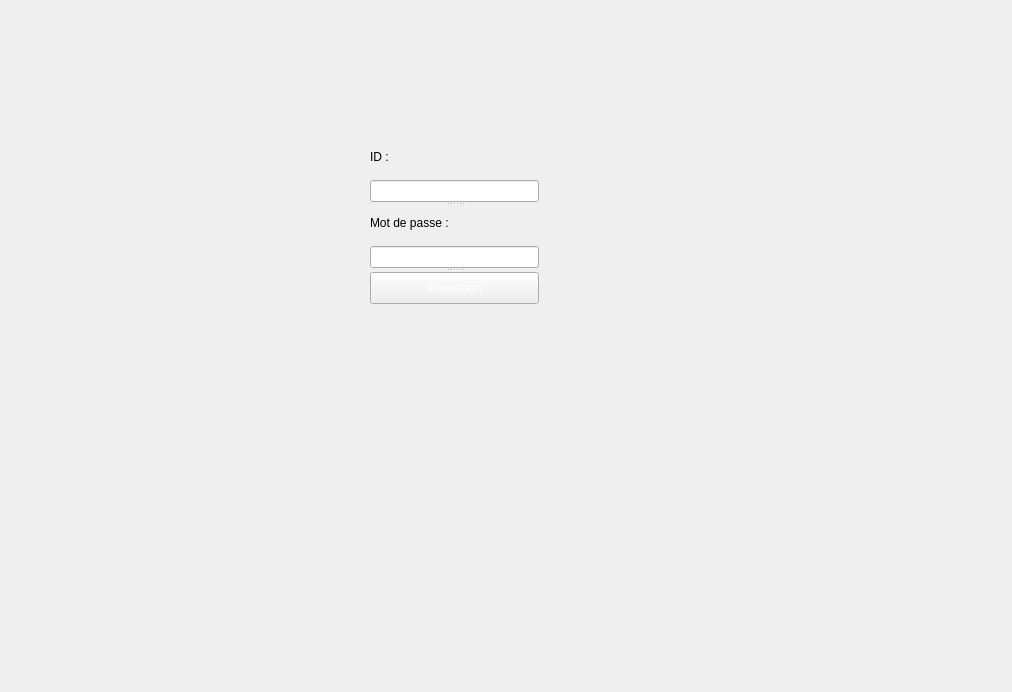
<?xml version="1.0" encoding="UTF-8"?>
<ui version="4.0">
 <class>MainWindow</class>
 <widget class="QMainWindow" name="MainWindow">
  <property name="geometry">
   <rect>
    <x>0</x>
    <y>0</y>
    <width>1012</width>
    <height>692</height>
   </rect>
  </property>
  <property name="windowTitle">
   <string>dombe airline</string>
  </property>
  <property name="styleSheet">
   <string notr="true">background-image: url(:/images/article-1280x720.a9040910.jpg);</string>
  </property>
  <widget class="QWidget" name="centralwidget">
   <widget class="QSplitter" name="splitter">
    <property name="geometry">
     <rect>
      <x>370</x>
      <y>140</y>
      <width>169</width>
      <height>164</height>
     </rect>
    </property>
    <property name="orientation">
     <enum>Qt::Vertical</enum>
    </property>
    <widget class="QWidget" name="layoutWidget">
     <layout class="QVBoxLayout" name="verticalLayout">
      <item>
       <widget class="QLabel" name="label">
        <property name="styleSheet">
         <string notr="true">background:none;</string>
        </property>
        <property name="text">
         <string>ID : </string>
        </property>
       </widget>
      </item>
      <item>
       <widget class="QLineEdit" name="admin_id">
        <property name="styleSheet">
         <string notr="true">font: 10pt &quot;Sitka Small&quot;;
background:none;</string>
        </property>
        <property name="text">
         <string/>
        </property>
       </widget>
      </item>
     </layout>
    </widget>
    <widget class="QWidget" name="layoutWidget">
     <layout class="QVBoxLayout" name="verticalLayout_2">
      <item>
       <widget class="QLabel" name="label_2">
        <property name="styleSheet">
         <string notr="true">font: 13pt &quot;Sitka Small&quot;;
background:none;</string>
        </property>
        <property name="text">
         <string>Mot de passe : </string>
        </property>
       </widget>
      </item>
      <item>
       <widget class="QLineEdit" name="admin_mdp">
        <property name="styleSheet">
         <string notr="true">font: 10pt &quot;Sitka Small&quot;;
background:none;</string>
        </property>
        <property name="text">
         <string/>
        </property>
        <property name="echoMode">
         <enum>QLineEdit::Password</enum>
        </property>
       </widget>
      </item>
     </layout>
    </widget>
    <widget class="QPushButton" name="pushButton">
     <property name="styleSheet">
      <string notr="true">font: 15pt &quot;Sitka Small&quot;;
background : &quot;black&quot;;
color: rgba(255, 255, 255,1);
</string>
     </property>
     <property name="text">
      <string>connexion</string>
     </property>
    </widget>
   </widget>
   <widget class="QLabel" name="label_3">
    <property name="geometry">
     <rect>
      <x>640</x>
      <y>30</y>
      <width>241</width>
      <height>161</height>
     </rect>
    </property>
    <property name="styleSheet">
     <string notr="true">background-image: url(:/images/marwenV45.png);</string>
    </property>
    <property name="text">
     <string/>
    </property>
   </widget>
  </widget>
 </widget>
 <resources/>
 <connections/>
</ui>
